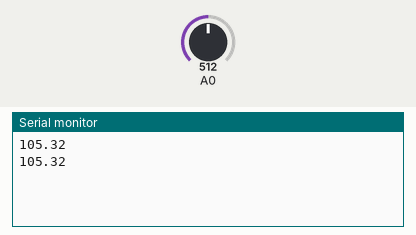
A sketch run on a simulated Arduino Uno, built with avr-gcc and run on an emulated ATmega328P. Shown: the last lines printed to the serial monitor. Inputs (shaded band) come from the test bench; at power-on: A0 = 512.

Above: at 1.8 s.
1.9 s: A0 set to 716
At 2.8 s:
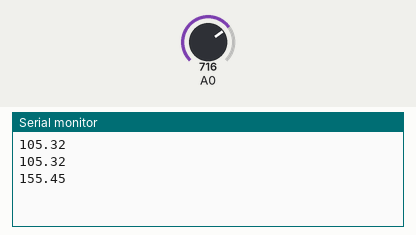
3.4 s: A0 set to 900
At 4.8 s:
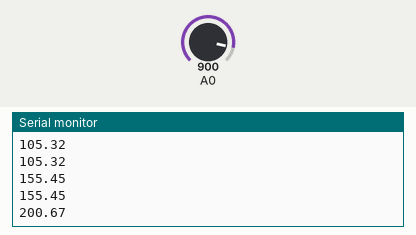
Timing chart, 0 to 6.4 s (numbered marks = the images above; inputs shaded):
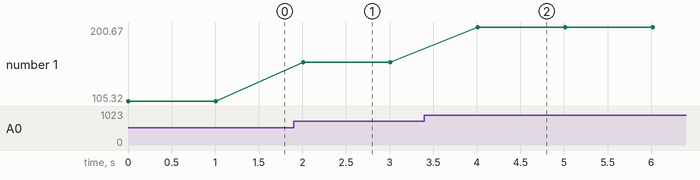

The sketch:

T_Water.ino
```cpp
float temp;                //where the final temperature data is stored

void setup() {             //main loop
Serial.begin(38400);       //set up the hardware serial port to run at 38400
pinMode(1, OUTPUT);        //set pin 2 as an output
}


void loop() {
temp = read_temp();       //call the function “read_temp” and return the temperature in C°
Serial.println(temp);     //print the temperature data
delay(1000);              //wait 1000ms before we do it again
}

float read_temp(void){   //the read temperature function
float v_out;             //voltage output from temp sensor
float temp;              //the final temperature is stored here
digitalWrite(A0, LOW);   //set pull-up on analog pin
//digitalWrite(1, HIGH);   //set pin 2 high, this will turn on temp sensor
delay(2);                //wait 2 ms for temp to stabilize
v_out = analogRead(0);   //read the input pin
//digitalWrite(1, LOW);    //set pin 2 low, this will turn off temp sensor
v_out*=.0048;            //convert ADC points to volts (we are using .0048 because this device is running at 5 volts)
v_out*=1000;             //convert volts to millivolts
temp= 0.0512 * v_out -20.5128; //the equation from millivolts to temperature
return temp;             //send back the temp
}
```

Measured:
- after the input at 1.9 s, the serial monitor: prints a new line after 0.11 s (image 1)
- after the input at 3.4 s, the serial monitor: prints a new line after 0.61 s (image 2)
- plotted number 1: 105.32 → 155.45 after the input at 1.9 s, 155.45 → 200.67 after the input at 3.4 s
